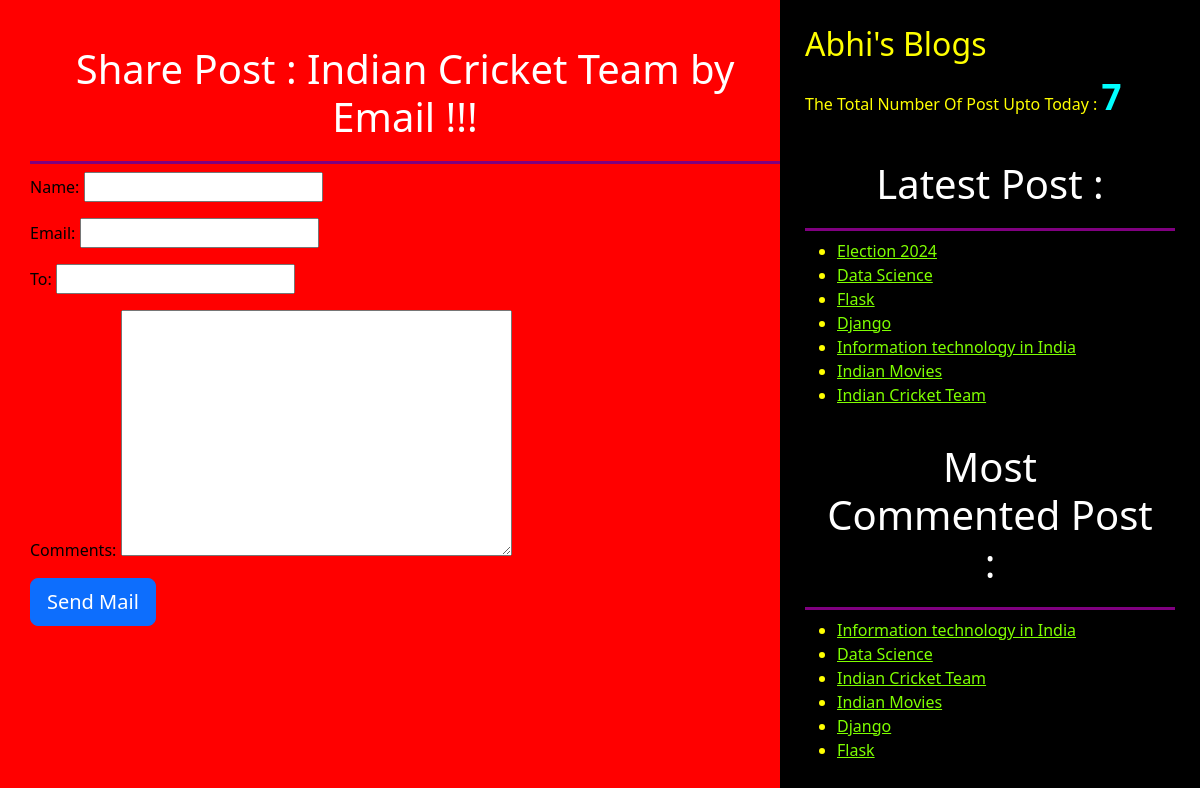
/1/share/, run on the app's committed database.
### blog/models.py (models this page shows, shortened)
class Post(models.Model):
    STATUS_CHOICE=(('draft','Draft'),('publish','Publish'))
    title=models.CharField(max_length=256)
    slug=models.SlugField(max_length=256,unique_for_date='publish')
    author=models.ForeignKey(User,related_name='blog_post',on_delete=models.CASCADE)
    body=models.TextField()
    publish=models.DateTimeField(default=timezone.now)
    created=models.DateTimeField(auto_now_add=True)
    updated=models.DateTimeField(auto_now=True)
    status=models.CharField(max_length=10,choices=STATUS_CHOICE,default='draft')
    objects=CustomManager()
    tags=TaggableManager()
    class Meta:
        ordering=('-publish',)
    def get_absolute_url(self):
        return reverse("post_detail", args=[self.publish.year,self.publish.strftime('%m'),self.publish.strftime('%d'),self.slug])

### blog/views.py (the view)
# urls.py: path('<int:id>/share/', views.mail_send_view ),
def mail_send_view(request,id):
    post=get_object_or_404(Post,id=id,status='publish')
    send=False
    if request.method=='POST':
        form=EmailSendForm(request.POST)
        if form.is_valid():
            cd = form.cleaned_data
            name=form.cleaned_data['name']
            email=form.cleaned_data['email']
            comments=form.cleaned_data['comments']
            subject=f'{name} ({email}) recommends you to read "{post.title}"'
            post_url=request.build_absolute_uri(post.get_absolute_url())
            message= f"Read Post at : \n {post_url} \n\n {name}'s comments \n {comments} "
            send_mail(subject,message,'abhi@blog.com',[cd['to']])
            send=True
    else:
        form=EmailSendForm()
    return render(request,'blog/sharebymail.html',{'form':form,'post':post,'send':send})

### blog/forms.py
class EmailSendForm(forms.Form):
    name=forms.CharField()
    email=forms.EmailField()
    to=forms.EmailField()
    comments=forms.CharField(required=False,widget=forms.Textarea)

### blog/models.py (called while the page is built)
    def get_queryset(self):
        return super().get_queryset().filter(status='publish')

### blog/templatetags/blog_tags.py (called while the page is built)
@register.simple_tag
def total_posts():
    return Post.objects.count()

@register.inclusion_tag('blog/latest_post123.html')
def show_latest_post():
    latest_post=Post.objects.order_by('-publish')[:7]
    return {'latest_post':latest_post}

@register.simple_tag
def get_most_commented_post(count=6):
    return Post.objects.annotate(total_comments=Count('comments')).order_by('-total_comments')[:count]

### templates/blog/sharebymail.html (shortened to what this page needs)
<!DOCTYPE html>
{% extends 'blog/base.html' %}
        {% block body_block %}
          {% if send %}
          <h1>Email Send Successfully</h1>
          <h2>Post With Title : {{post.title}} information send by Email</h2>
          {% else %}
            <h1>Share Post : {{post.title}} by Email !!!</h1>
            <form method='POST'>
                {{form.as_p}}
                <input type="submit" class='btn btn-primary btn-lg' value="Send Mail">
            </form>
            {% endif %}
        {% endblock  %}

### templates/blog/base.html (shortened to what this page needs)
<!DOCTYPE html>
{% load blog_tags %}
{% load static %}
<html lang="en">
<head>
    <link href="https://cdn.jsdelivr.net/npm/bootstrap@5.3.0/dist/css/bootstrap.min.css" rel="stylesheet">
    <link rel="stylesheet" href="{% static 'css/blog3.css' %}">
</head>
<body>
    <div class="content">
        {% block body_block %}
        {% endblock  %}
    </div>
    <div class="sidebar">
        <h2>Abhi's Blogs</h2>
        <p>The Total Number Of Post Upto Today : <span id='pcount'>{% total_posts %}</span> </p>
        <h1>Latest Post : </h1> {% show_latest_post %}
        <h1>Most Commented Post :</h1>
        {% get_most_commented_post as most_commented_post %}
        <ul>
            {% for post in most_commented_post %}
               <li> <a href="{{post.get_absolute_url}}"> {{post.title}} </a> </li>
            {% endfor %}
        </ul>
    </div>
</body>
</html>

### templates/blog/latest_post123.html
<ul>
    {% for post  in latest_post  %}
      <li> <a href="{{post.get_absolute_url}}"> {{post.title}} </a>
      </li>
    {% endfor %}
</ul>

### static/css/blog3.css (style rules this page uses)
.content { width: 65% ; float: left; background-color:red; color:black; padding: 25px 0 0 30px ; height: 100%; }
.sidebar { width: 35% ; float: right; background-color: black; color: yellow; padding: 25px; height: 100%; }
h1 { text-align: center; border-bottom: 3px solid purple; padding: 20px; color: white; }
a { color: chartreuse; }
body { background-color: red; }
#pcount { font-size: 35px; font-weight: 900; color: aqua; }

### data on the page
Post: title "Indian Cricket Team"
Post: title "Election 2024"
Post: title "Data Science"
Post: title "Flask"
Post: title "Django"
Post: title "Information technology in India"
Post: title "Indian Movies"
